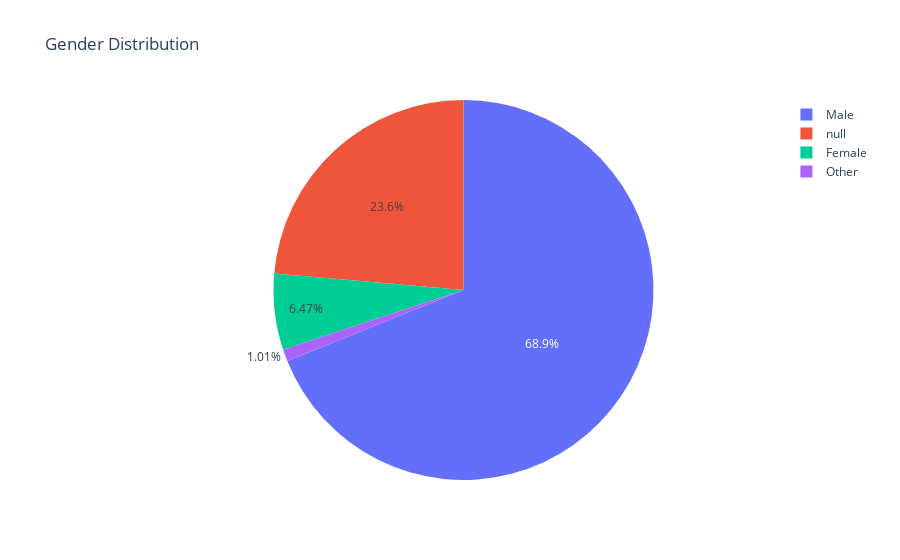

The notebook cell this image was saved under:
### Markdown cell above
The gender distribution shows that the majority of candidates are male (14,632), followed by 5,016 candidates with unspecified gender (NaN), 1,374 female candidates, and 215 candidates identified as other.

### Code cell
import pandas as pd
import plotly.express as px

# Count the occurrences of each category in the 'gender' column
gender_counts = df['gender'].value_counts(dropna=False)

# Create a DataFrame for the gender distribution
gender_df = gender_counts.reset_index()
gender_df.columns = ['gender', 'count']

# Create a pie chart using Plotly
fig = px.pie(gender_df, values='count', names='gender', title='Gender Distribution')
fig.show()

### Figure 1 — Plotly figure (JSON) as saved in the notebook; plotly's stock layout.template omitted (floating-point values rounded to 4 significant figures)
{"data": [{"domain": {"x": [0, 1], "y": [0, 1]}, "hovertemplate": "gender=%{label}<br>count=%{value}<extra></extra>", "labels": ["Male", null, "Female", "Other"], "legendgroup": "", "name": "", "showlegend": true, "type": "pie", "values": [14632, 5016, 1374, 215]}], "layout": {"autosize": true, "legend": {"tracegroupgap": 0}, "title": {"text": "Gender Distribution"}}}
